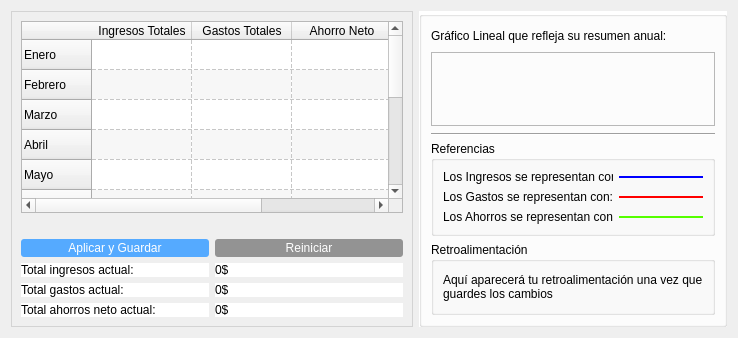
            <widget class="QWidget" name="tab_4">
             <attribute name="title">
              <string>Gasto Anual</string>
             </attribute>
             <layout class="QGridLayout" name="gridLayout_4">
              <item row="0" column="0">
               <widget class="QFrame" name="frameTabla">
                <property name="styleSheet">
                 <string notr="true">#frameTabla{
border: 1px solid lightgray;
max-width: 400px;
min-width: 400px;
}

#tablaAnual{
	max-height: 390px;
}</string>
                </property>
                <property name="frameShape">
                 <enum>QFrame::StyledPanel</enum>
                </property>
                <property name="frameShadow">
                 <enum>QFrame::Raised</enum>
                </property>
                <layout class="QGridLayout" name="gridLayout_3">
                 <item row="6" column="1">
                  <widget class="QLabel" name="ingresos_txtA">
                   <property name="styleSheet">
                    <string notr="true">background-color: rgb(255, 255, 255);</string>
                   </property>
                   <property name="text">
                    <string>0$</string>
                   </property>
                  </widget>
                 </item>
                 <item row="8" column="0">
                  <widget class="QLabel" name="label_5">
                   <property name="styleSheet">
                    <string notr="true">background-color: rgb(255, 255, 255);</string>
                   </property>
                   <property name="text">
                    <string>Total ahorros neto actual:</string>
                   </property>
                  </widget>
                 </item>
                 <item row="8" column="1">
                  <widget class="QLabel" name="ahorros_txtA">
                   <property name="styleSheet">
                    <string notr="true">background-color: rgb(255, 255, 255);</string>
                   </property>
                   <property name="text">
                    <string>0$</string>
                   </property>
                  </widget>
                 </item>
                 <item row="0" column="0" colspan="2">
                  <widget class="QTableWidget" name="tablaAnual">
                   <property name="alternatingRowColors">
                    <bool>true</bool>
                   </property>
                   <property name="gridStyle">
                    <enum>Qt::DashLine</enum>
                   </property>
                   <row>
                    <property name="text">
                     <string>Enero</string>
                    </property>
                   </row>
                   <row>
                    <property name="text">
                     <string>Febrero</string>
                    </property>
                   </row>
                   <row>
                    <property name="text">
                     <string>Marzo</string>
                    </property>
                   </row>
                   <row>
                    <property name="text">
                     <string>Abril</string>
                    </property>
                   </row>
                   <row>
                    <property name="text">
                     <string>Mayo</string>
                    </property>
                   </row>
                   <row>
                    <property name="text">
                     <string>Junio</string>
                    </property>
                   </row>
                   <row>
                    <property name="text">
                     <string>Julio</string>
                    </property>
                   </row>
                   <row>
                    <property name="text">
                     <string>Agosto</string>
                    </property>
                   </row>
                   <row>
                    <property name="text">
                     <string>Septiembre</string>
                    </property>
                   </row>
                   <row>
                    <property name="text">
                     <string>Octubre</string>
                    </property>
                   </row>
                   <row>
                    <property name="text">
                     <string>Noviembre</string>
                    </property>
                   </row>
                   <row>
                    <property name="text">
                     <string>Diciembre</string>
                    </property>
                   </row>
                   <column>
                    <property name="text">
                     <string>Ingresos Totales</string>
                    </property>
                   </column>
                   <column>
                    <property name="text">
                     <string>Gastos Totales</string>
                    </property>
                   </column>
                   <column>
                    <property name="text">
                     <string>Ahorro Neto</string>
                    </property>
                   </column>
                  </widget>
                 </item>
                 <item row="1" column="0">
                  <widget class="QLabel" name="aviso_txtA">
                   <property name="styleSheet">
                    <string notr="true">color: rgb(255, 0, 0);</string>
                   </property>
                   <property name="text">
                    <string/>
                   </property>
                  </widget>
                 </item>
                 <item row="6" column="0">
                  <widget class="QLabel" name="label">
                   <property name="styleSheet">
                    <string notr="true">background-color: rgb(255, 255, 255);</string>
                   </property>
                   <property name="text">
                    <string>Total ingresos actual:</string>
                   </property>
                  </widget>
                 </item>
                 <item row="7" column="1">
                  <widget class="QLabel" name="gastos_txtA">
                   <property name="styleSheet">
                    <string notr="true">background-color: rgb(255, 255, 255);</string>
                   </property>
                   <property name="text">
                    <string>0$</string>
                   </property>
                  </widget>
                 </item>
                 <item row="7" column="0">
                  <widget class="QLabel" name="label_3">
                   <property name="styleSheet">
                    <string notr="true">background-color: rgb(255, 255, 255);</string>
                   </property>
                   <property name="text">
                    <string>Total gastos actual:</string>
                   </property>
                  </widget>
                 </item>
                 <item row="2" column="0">
                  <widget class="QPushButton" name="btnAplicarA">
                   <property name="styleSheet">
                    <string notr="true">#btnAplicarA{
color: rgb(255, 255, 255);
background-color: rgb(85, 170, 255);
border-radius: 3px;	
padding: 2px 0px;
}

#btnAplicarA:hover{
	background-color: rgb(0, 85, 255);
}</string>
                   </property>
                   <property name="text">
                    <string>Aplicar y Guardar</string>
                   </property>
                  </widget>
                 </item>
                 <item row="2" column="1">
                  <widget class="QPushButton" name="btnReiniciarA">
                   <property name="styleSheet">
                    <string notr="true">#btnReiniciarA{color: rgb(255, 255, 255);
background-color: rgb(147, 147, 147);
border-radius: 3px;	
padding: 2px 20px;
}

#btnReiniciarA:hover{
	background-color: rgb(100, 100, 100);
}</string>
                   </property>
                   <property name="text">
                    <string>Reiniciar</string>
                   </property>
                  </widget>
                 </item>
                </layout>
               </widget>
              </item>
              <item row="0" column="1">
               <widget class="QGroupBox" name="segundaSeccionM">
                <property name="styleSheet">
                 <string notr="true">#frameGraficoM{
	height: 500px;
}

#segundaSeccionM{
	background-color: rgb(255, 255, 255);
}
</string>
                </property>
                <property name="title">
                 <string/>
                </property>
                <layout class="QGridLayout" name="gridLayout_5">
                 <item row="1" column="0">
                  <widget class="QFrame" name="frameGraficoA">
                   <property name="styleSheet">
                    <string notr="true">max-height: 300px;</string>
                   </property>
                   <property name="frameShape">
                    <enum>QFrame::StyledPanel</enum>
                   </property>
                   <property name="frameShadow">
                    <enum>QFrame::Raised</enum>
                   </property>
                  </widget>
                 </item>
                 <item row="2" column="0">
                  <widget class="Line" name="line">
                   <property name="styleSheet">
                    <string notr="true">margin-top: 1px;</string>
                   </property>
                   <property name="orientation">
                    <enum>Qt::Horizontal</enum>
                   </property>
                  </widget>
                 </item>
                 <item row="3" column="0">
                  <widget class="QGroupBox" name="groupBox_2">
                   <property name="styleSheet">
                    <string notr="true">max-height: 120px;</string>
                   </property>
                   <property name="title">
                    <string>Referencias</string>
                   </property>
                   <layout class="QGridLayout" name="gridLayout_6">
                    <item row="2" column="1">
                     <widget class="Line" name="line_2">
                      <property name="styleSheet">
                       <string notr="true">background-color: red;
height:0.1px;</string>
                      </property>
                      <property name="lineWidth">
                       <number>0</number>
                      </property>
                      <property name="orientation">
                       <enum>Qt::Horizontal</enum>
                      </property>
                     </widget>
                    </item>
                    <item row="2" column="0">
                     <widget class="QLabel" name="label_10">
                      <property name="styleSheet">
                       <string notr="true">max-height: 20px;
max-width: 170px;</string>
                      </property>
                      <property name="text">
                       <string>Los Gastos se representan con:</string>
                      </property>
                     </widget>
                    </item>
                    <item row="3" column="0">
                     <widget class="QLabel" name="label_9">
                      <property name="styleSheet">
                       <string notr="true">max-height: 20px;
max-width: 170px;</string>
                      </property>
                      <property name="text">
                       <string>Los Ahorros se representan con:</string>
                      </property>
                     </widget>
                    </item>
                    <item row="3" column="1">
                     <widget class="Line" name="line_3">
                      <property name="styleSheet">
                       <string notr="true">background-color: rgb(85, 255, 0);
height:0.2px;</string>
                      </property>
                      <property name="lineWidth">
                       <number>0</number>
                      </property>
                      <property name="orientation">
                       <enum>Qt::Horizontal</enum>
                      </property>
                     </widget>
                    </item>
                    <item row="0" column="0">
                     <widget class="QLabel" name="label_8">
                      <property name="styleSheet">
                       <string notr="true">max-height: 20px;
max-width: 170px;</string>
                      </property>
                      <property name="text">
                       <string>Los Ingresos se representan con:</string>
                      </property>
                     </widget>
                    </item>
                    <item row="0" column="1">
                     <widget class="Line" name="line_4">
                      <property name="styleSheet">
                       <string notr="true">background-color: blue;
height:0.2px;</string>
                      </property>
                      <property name="lineWidth">
                       <number>0</number>
                      </property>
                      <property name="orientation">
                       <enum>Qt::Horizontal</enum>
                      </property>
                     </widget>
                    </item>
                   </layout>
                  </widget>
                 </item>
                 <item row="0" column="0">
                  <widget class="QLabel" name="label_11">
                   <property name="styleSheet">
                    <string notr="true">max-height: 20px;</string>
                   </property>
                   <property name="text">
                    <string>Gráfico Lineal que refleja su resumen anual:</string>
                   </property>
                  </widget>
                 </item>
                 <item row="5" column="0">
                  <widget class="QGroupBox" name="groupBox_3">
                   <property name="styleSheet">
                    <string notr="true">max-height: 80px;</string>
                   </property>
                   <property name="title">
                    <string>Retroalimentación</string>
                   </property>
                   <layout class="QVBoxLayout" name="verticalLayout_7">
                    <item>
                     <widget class="QLabel" name="conclusion_txtA">
                      <property name="text">
                       <string>Aquí aparecerá tu retroalimentación una vez que guardes los cambios</string>
                      </property>
                      <property name="wordWrap">
                       <bool>true</bool>
                      </property>
                     </widget>
                    </item>
                   </layout>
                  </widget>
                 </item>
                </layout>
               </widget>
              </item>
             </layout>
            </widget>
